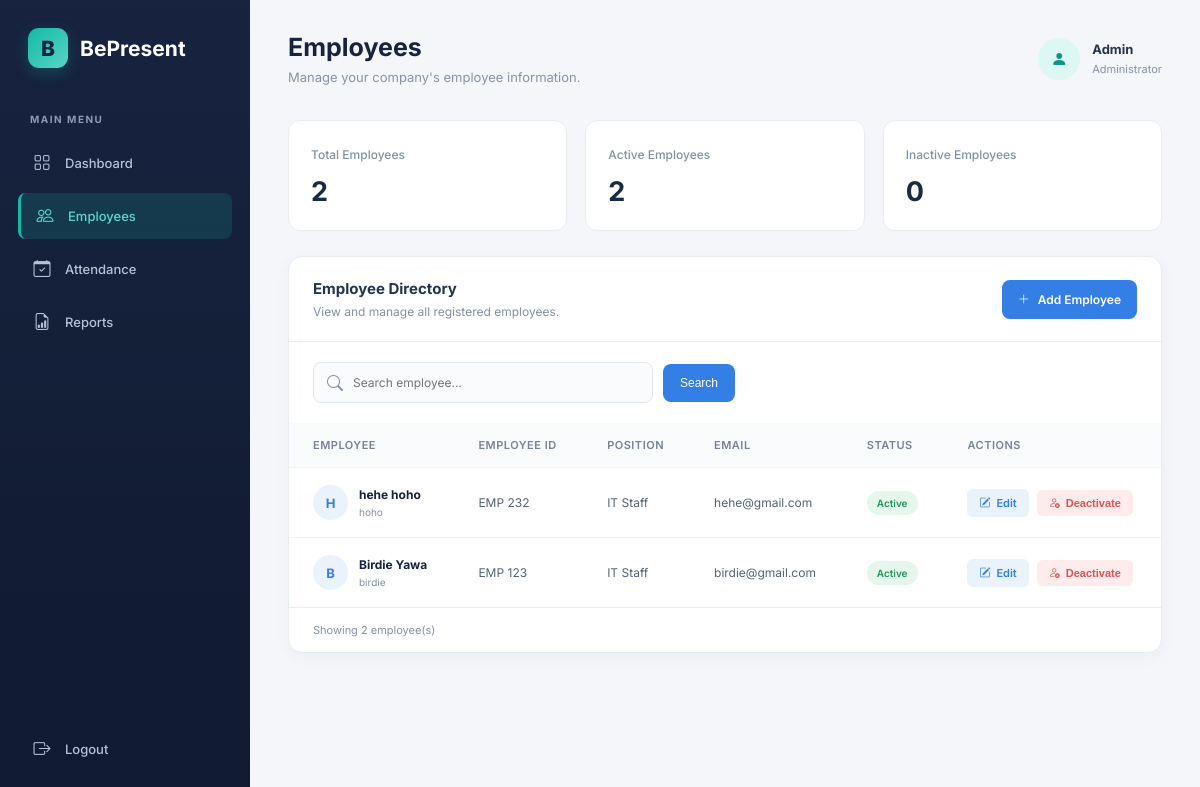
Page /admin/employees/index.php (signed in) on the committed database.
### tables this page shows
CREATE TABLE `employees` (
  `id` int(11) NOT NULL,
  `user_id` int(11) DEFAULT NULL,
  `employee_code` varchar(30) NOT NULL,
  `first_name` varchar(100) NOT NULL,
  `last_name` varchar(100) NOT NULL,
  `email` varchar(100) NOT NULL,
  `phone` varchar(20) DEFAULT NULL,
  `position` varchar(100) DEFAULT NULL,
  `hire_date` date DEFAULT NULL,
  `employment_status` enum('Active','Inactive') DEFAULT 'Active',
  `created_at` timestamp NOT NULL DEFAULT current_timestamp()
);

CREATE TABLE `users` (
  `id` int(11) NOT NULL,
  `username` varchar(50) NOT NULL,
  `email` varchar(100) NOT NULL,
  `password` varchar(255) NOT NULL,
  `role` enum('admin','employee') NOT NULL DEFAULT 'employee',
  `is_active` tinyint(1) NOT NULL DEFAULT 1,
  `created_at` timestamp NOT NULL DEFAULT current_timestamp()
);

### admin/employees/index.php (the view, shortened to what this page needs)
<?php
require_once '../../connection/connect.php';
$search = trim($_GET['search'] ?? '');
$searchPattern = "%{$search}%";
$sql = "
    SELECT
        employees.*,
        users.username
    FROM employees
    LEFT JOIN users
        ON employees.user_id = users.id
    WHERE
        employees.employee_code LIKE :code
        OR employees.first_name LIKE :first_name
        OR employees.last_name LIKE :last_name
        OR employees.email LIKE :email
        OR employees.position LIKE :position
    ORDER BY employees.created_at DESC
";
$stmt = $conn->prepare($sql);
$stmt->execute([
    'code' => $searchPattern,
    'first_name' => $searchPattern,
    'last_name' => $searchPattern,
    'email' => $searchPattern,
    'position' => $searchPattern
]);
$employees = $stmt->fetchAll();
$totalEmployees = $conn->query("
    SELECT COUNT(*) FROM employees
")->fetchColumn();
$activeEmployees = $conn->query("
    SELECT COUNT(*) FROM employees
    WHERE employment_status = 'Active'
")->fetchColumn();
$inactiveEmployees = $conn->query("
    SELECT COUNT(*) FROM employees
    WHERE employment_status = 'Inactive'
")->fetchColumn();
function e($value) {
    return htmlspecialchars(
        (string)($value ?? ''),
        ENT_QUOTES,
        'UTF-8'
    );
}
?>
<!DOCTYPE html>
<html lang="en">
<head>
    <link rel="stylesheet" href="../../assets/css/dashboard.css">
    <link rel="stylesheet" href="../../assets/css/employees.css">
    <link rel="stylesheet"
        href="https://cdn.jsdelivr.net/npm/bootstrap-icons@1.11.3/font/bootstrap-icons.min.css">
</head>
<body>
    <aside class="sidebar">
        <div class="sidebar-brand">
            <div class="sidebar-logo">B</div>
            <h2>BePresent</h2>
        </div>
        <p class="sidebar-label">MAIN MENU</p>
        <nav class="sidebar-menu">
            <a href="../dashboard.php">
                <span class="menu-icon">
                    <i class="bi bi-grid"></i>
                </span>
                <span class="menu-text">Dashboard</span>
            </a>
            <a href="index.php" class="active">
                <span class="menu-icon">
                    <i class="bi bi-people"></i>
                </span>
                <span class="menu-text">Employees</span>
            </a>
            <a href="#">
                <span class="menu-icon">
                    <i class="bi bi-calendar-check"></i>
                </span>
                <span class="menu-text">Attendance</span>
            </a>
            <a href="#">
                <span class="menu-icon">
                    <i class="bi bi-file-earmark-bar-graph"></i>
                </span>
                <span class="menu-text">Reports</span>
            </a>
        </nav>
        <div class="sidebar-bottom">
            <nav class="sidebar-menu">
                <a href="../../logout.php">
                    <span class="menu-icon">
                        <i class="bi bi-box-arrow-right"></i>
                    </span>
                    <span class="menu-text">Logout</span>
                </a>
            </nav>
        </div>
    </aside>
    <main class="main-content">
        <header class="topbar">
            <div>
                <h1>Employees</h1>
                <p>Manage your company's employee information.</p>
            </div>
            <div class="admin-profile">
                <div class="profile-avatar">
                    <i class="bi bi-person-fill"></i>
                </div>
                <div class="profile-info">
                    <strong>
                        <?= e($_SESSION['username']) ?>
                    </strong>
                    <span>Administrator</span>
                </div>
            </div>
        </header>
        <section class="employee-stats">
            <div class="employee-stat-card">
                <span>Total Employees</span>
                <h2><?= number_format($totalEmployees) ?></h2>
            </div>
            <div class="employee-stat-card">
                <span>Active Employees</span>
                <h2><?= number_format($activeEmployees) ?></h2>
            </div>
            <div class="employee-stat-card">
                <span>Inactive Employees</span>
                <h2><?= number_format($inactiveEmployees) ?></h2>
            </div>
        </section>
        <section class="content-card">
            <div class="employee-header">
                <div>
                    <h3>Employee Directory</h3>
                    <p>View and manage all registered employees.</p>
                </div>
                <a href="create.php" class="add-button">
                    <i class="bi bi-plus-lg"></i>
                    Add Employee
                </a>
            </div>
            <form method="GET" class="search-form">
                <div class="search-box">
                    <i class="bi bi-search"></i>
                    <input
                        type="text"
                        name="search"
                        placeholder="Search employee..."
                        value="<?= e($search) ?>"
                    >
                </div>
                <button type="submit" class="search-button">
                    Search
                </button>
            </form>
            <div class="table-wrapper">
                <table>
                    <thead>
                        <tr>
                            <th>EMPLOYEE</th>
                            <th>EMPLOYEE ID</th>
                            <th>POSITION</th>
                            <th>EMAIL</th>
                            <th>STATUS</th>
                            <th>ACTIONS</th>
                        </tr>
                    </thead>
                    <tbody>
                        <?php if (count($employees) > 0): ?>
                            <?php foreach ($employees as $employee): ?>
                                <tr>
                                    <td>
                                        <div class="employee-name">
                                            <div class="employee-avatar">
                                                <?= e(strtoupper(substr($employee['first_name'], 0, 1))) ?>
                                            </div>
                                            <div>
                                                <strong>
                                                    <?= e(
                                                        $employee['first_name'] . ' ' .
                                                        $employee['last_name']
                                                    ) ?>
                                                </strong>
                                                <span>
                                                    <?= e($employee['username'] ?? 'No account') ?>
                                                </span>
                                            </div>
                                        </div>
                                    </td>
                                    <td>
                                        <?= e($employee['employee_code']) ?>
                                    </td>
                                    <td>
                                        <?= e($employee['position'] ?: 'Not assigned') ?>
                                    </td>
                                    <td>
                                        <?= e($employee['email']) ?>
                                    </td>
                                    <td>
                                        <span class="employee-status <?= $employee['employment_status'] === 'Active' ? 'active' : 'inactive' ?>">
                                            <?= e($employee['employment_status']) ?>
                                        </span>
                                    </td>
                                    <td>
                                        <div class="employee-actions">
                                            <a
                                                href="edit.php?id=<?= (int)$employee['id'] ?>"
                                                class="edit-button"
                                            >
                                                <i class="bi bi-pencil-square"></i>
                                                Edit
                                            </a>
                                            <form
                                                action="toggle_status.php"
                                                method="POST"
                                                onsubmit="return confirm('Are you sure you want to <?= $employee['employment_status'] === 'Active' ? 'deactivate' : 'reactivate' ?> this employee?');"
                                            >
                                                <?php if ($employee['employment_status'] === 'Active'): ?>
                                                    <button
                                                        type="submit"
                                                        class="deactivate-button"
                                                    >
                                                        <i class="bi bi-person-x"></i>
                                                        Deactivate
                                                    </button>
                                                <?php endif; ?>
                                            </form>
                                        </div>
                                    </td>
                                </tr>
                            <?php endforeach; ?>
                        <?php endif; ?>
                    </tbody>
                </table>
            </div>
            <div class="table-footer">
                Showing <?= count($employees) ?> employee(s)
            </div>
        </section>
    </main>
</body>
</html>

### assets/css/dashboard.css (style rules this page uses)
:root { --primary: #245da8; --primary-light: #eaf2fc; --sidebar: #142b4a; --background: #f5f7fb; --text: #26374d; --muted: #8491a3; --border: #e9edf3; --white: #ffffff; }
* { margin: 0; padding: 0; box-sizing: border-box; }
body { font-family: 'Inter', sans-serif; background: var(--background); color: var(--text); }
a { text-decoration: none; }
.sidebar { width: 250px; height: 100vh; background: var(--sidebar); color: white; position: fixed; top: 0; left: 0; padding: 28px 18px; display: flex; flex-direction: column; z-index: 100; }
.sidebar-brand { display: flex; align-items: center; gap: 12px; padding: 0 10px; margin-bottom: 45px; }
.sidebar-logo { width: 40px; height: 40px; background: #347fe5; border-radius: 11px; display: flex; align-items: center; justify-content: center; font-size: 21px; font-weight: 800; }
.sidebar-brand h2 { font-size: 21px; }
.sidebar-label { color: #8498b2; font-size: 10px; font-weight: 700; letter-spacing: 1.5px; padding: 0 12px; margin-bottom: 15px; }
.sidebar-menu { display: flex; flex-direction: column; gap: 7px; }
.sidebar-menu a { display: flex; align-items: center; gap: 13px; padding: 13px 14px; color: #b8c6d8; font-size: 13px; font-weight: 500; border-radius: 8px; transition: 0.2s; }
.sidebar-menu a:hover, .sidebar-menu a.active { background: #294b72; color: white; }
.menu-icon { width: 20px; text-align: center; font-size: 17px; }
.sidebar-bottom { margin-top: auto; }
.sidebar-bottom a { color: #ffb8b8; }
.main-content { margin-left: 250px; padding: 32px 38px; min-height: 100vh; }
.topbar { display: flex; justify-content: space-between; align-items: center; margin-bottom: 35px; }
.topbar h1 { font-size: 25px; color: #172b46; }
.topbar p { color: var(--muted); font-size: 13px; margin-top: 7px; }
.admin-profile { display: flex; align-items: center; gap: 12px; }
.profile-avatar { width: 42px; height: 42px; background: #dceaff; color: #245da8; border-radius: 50%; display: flex; align-items: center; justify-content: center; font-weight: 700; }
.profile-info strong { display: block; font-size: 13px; }
.profile-info span { color: var(--muted); font-size: 11px; }
.content-card { background: white; border: 1px solid var(--border); border-radius: 12px; overflow: hidden; }
.table-wrapper { overflow-x: auto; }
table { width: 100%; border-collapse: collapse; min-width: 600px; }
th { text-align: left; background: #fafbfd; color: #8491a3; font-size: 11px; font-weight: 600; padding: 15px 24px; }
td { padding: 17px 24px; border-top: 1px solid #f0f2f6; font-size: 12px; }
td strong { color: #26374d; }
:root { --bp-navy: #17233F; --bp-navy-light: #243454; --bp-teal: #13B8A6; --bp-teal-dark: #0E9385; --bp-coral: #F47770; --bp-purple: #8B7CF6; --bp-amber: #E9A23B; --bp-background: #F4F6FA; --bp-white: #FFFFFF; --bp-text: #26334D; --bp-muted: #8993A7; --bp-border: #E8ECF3; }
body { background: var(--bp-background); color: var(--bp-text); }
.sidebar { background: linear-gradient( 180deg, var(--bp-navy) 0%, #101A30 100% ); color: #FFFFFF; }
.sidebar-brand h2 { color: #FFFFFF; }
.sidebar-logo { background: linear-gradient( 135deg, var(--bp-teal), #58D6C5 ); color: var(--bp-navy); box-shadow: 0 5px 15px rgba(19, 184, 166, 0.25); }
.sidebar-label { color: #8D9BB5; }
.sidebar-menu a { color: #B7C2D6; transition: all 0.2s ease; }
.sidebar-menu a.active { background: rgba(19, 184, 166, 0.16); color: #55DCCB; border-left: 3px solid var(--bp-teal); }
.main-content { background: var(--bp-background); }
.topbar h1, .section-heading { color: var(--bp-navy); }
.topbar p, .profile-info span { color: var(--bp-muted); }
.profile-avatar { background: #DDF7F3; color: var(--bp-teal-dark); }
.stat-card, .content-card { background: var(--bp-white); border: 1px solid var(--bp-border); border-radius: 14px; box-shadow: 0 4px 16px rgba(23, 35, 63, 0.04); }
.content-card { overflow: hidden; }
table thead { background: #F7F9FC; }
table thead th { color: #77839A; font-size: 11px; letter-spacing: 0.5px; }
table tbody td { color: #56627A; }
table tbody td strong { color: var(--bp-navy); }

### rows in the picture
employees: first_name "H", first_name+last_name "hehe hoho", user.username "hoho", employee_code "EMP 232", position "IT Staff", email "hehe@gmail.com", employment_status "Active", shows "Deactivate"
employees: first_name "B", first_name+last_name "Birdie Yawa", user.username "birdie", employee_code "EMP 123", position "IT Staff", email "birdie@gmail.com", employment_status "Active", shows "Deactivate"

### other values in the picture
$_SESSION['username'] "Admin"
$totalEmployees "2"
$activeEmployees "2"
$inactiveEmployees "0"
count($employees) "2"
